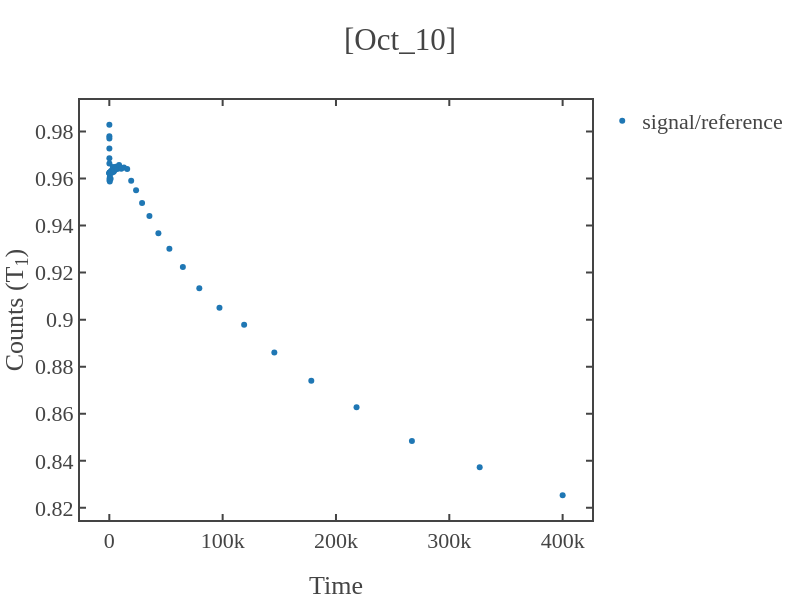

Notebook cell for this chart:
### Code cell
# loading the data 
# total_path = r"C:\Users\Atanu\OneDrive\Desktop\research_work\paper\T1_atanu_github\T1_measurements\codes\data\2025\May_12\p_15mW\l_100.0us\systematic\a_5\s_2000\[17_08_46]_1.0us.npz"

load_data = dict(np.load(total_path))
time_axis,signal_photon,reference_samples,signal_samples = data_to_time_signal(load_data,samples,first=first_sig_ref)


x=time_axis[1:]
y=signal_photon[1:]
guess_parameters = np.array([0.7,1,50e3])  # input these paramters(serially) with your guess  
fitting_function = 'exp'   # y0+y_max*np.exp(-x/tau)
fitting_range = False   # for x-axis 

# fitting the data
x_fit,y_fit,coefficient,error_bars = fit_func(x,y,fit_range=fitting_range,func=fitting_function,guess_params=guess_parameters) 
if len(str(int(coefficient[2])))>7 or coefficient[2]<0:
    print('Fitted lifetime seems too long (more than 10ms) or negative.')
    print('If not expected for T1 exp, retry with increasing or decreasing the evolution time of the sequence.')
# plotting the data 
fig1 = simple_plot(x,y,show=False,x_name = "Time",y_name = "Counts (T<sub>1</sub>)",mode='markers',title=f'{date}',curve_name='signal/reference')
fig2 = simple_plot(x_fit,y_fit,show=False,x_name = "Time",y_name = "Counts (T<sub>1</sub>)",mode='lines',title=f'{date}',curve_name='fitted curve')
fig3 = simple_plot(x,signal_samples[1:],show=False,x_name = "Time",y_name = "Counts (T<sub>1</sub>)",mode='markers',title=f'{date}',curve_name='signal')
fig4 = simple_plot(x,reference_samples[1:],show=False,x_name = "Time",y_name = "Counts (T<sub>1</sub>)",mode='markers',title=f'{date}',curve_name='reference')

# add_figures([fig1,fig2,fig3,fig4],show=True,x_name = "Time",y_name = "Counts (T<sub>1</sub>)",title=f'[{date}]')
add_figures([fig1],show=True,x_name = "Time",y_name = "Counts (T<sub>1</sub>)",title=f'[{date}]')

### Figure 1 — Plotly figure (JSON) as saved in the notebook; plotly's stock layout.template omitted (floating-point values rounded to 4 significant figures)
{"data": [{"mode": "markers", "name": "signal/reference", "showlegend": true, "type": "scatter", "x": [24, 29, 36, 44, 54, 67, 82, 100, 123, 150, 184, 226, 276, 338, 414, 507, 621, 760, 930, 1139, 1394, 1706, 2088, 2556, 3129, 3830, 4688, 5738, 7023, 8596, 10522, 12878, 15763, 19294, 23616, 28905, 35380, 43305, 53004, 64877, 79408, 97195, 118965, 145612, 178227, 218148, 267010, 326817, 400020], "y": [0.9829, 0.978, 0.977, 0.9728, 0.9686, 0.9664, 0.9621, 0.9624, 0.9594, 0.9623, 0.9625, 0.9622, 0.9621, 0.9603, 0.9587, 0.9601, 0.9619, 0.9626, 0.9623, 0.9599, 0.963, 0.9633, 0.9626, 0.9625, 0.9649, 0.9629, 0.9635, 0.965, 0.964, 0.9657, 0.9642, 0.9647, 0.964, 0.9591, 0.955, 0.9496, 0.944, 0.9367, 0.9301, 0.9224, 0.9134, 0.9051, 0.8978, 0.8861, 0.874, 0.8628, 0.8484, 0.8373, 0.8254]}], "layout": {"height": 600, "title": {"text": "[Oct_10]"}, "width": 800, "xaxis": {"autorange": true, "range": [-25870.0, 425900.0], "title": {"text": "Time"}, "type": "linear"}, "yaxis": {"autorange": true, "range": [0.8148, 0.9934], "title": {"text": "Counts (T<sub>1</sub>)"}, "type": "linear"}}}
